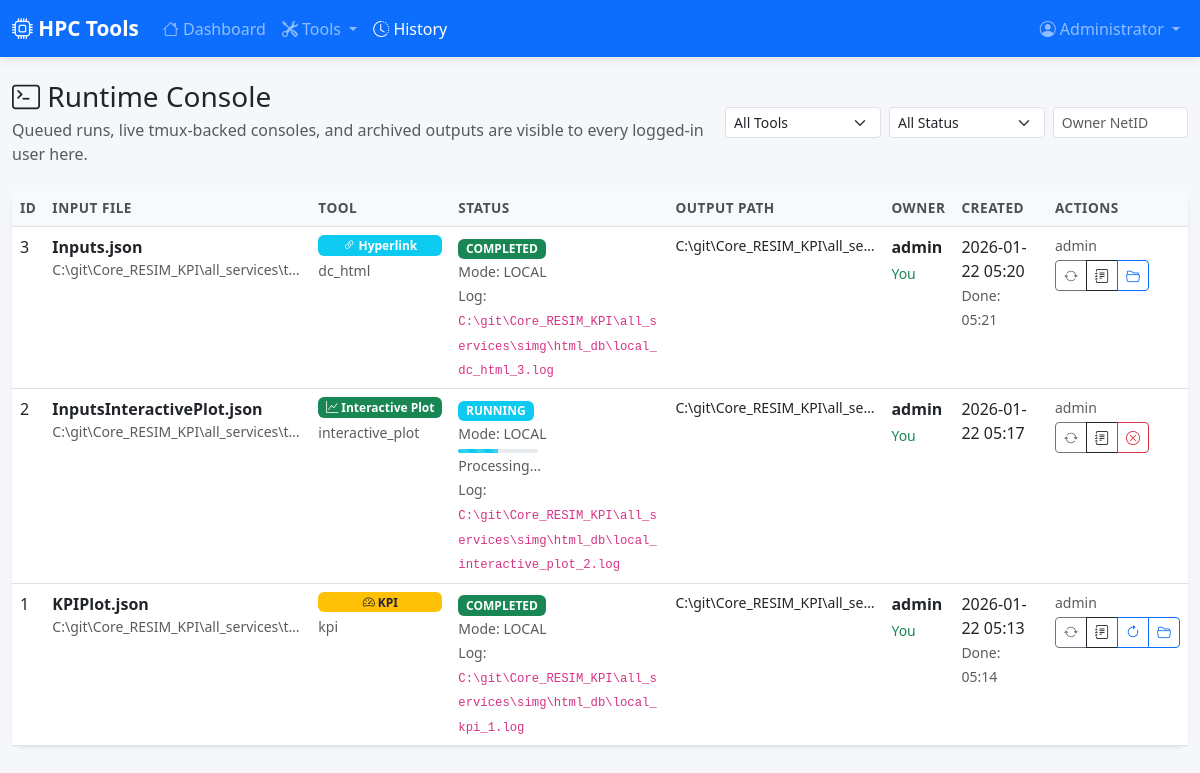
Page /html/history (signed in) on the earlier database version.
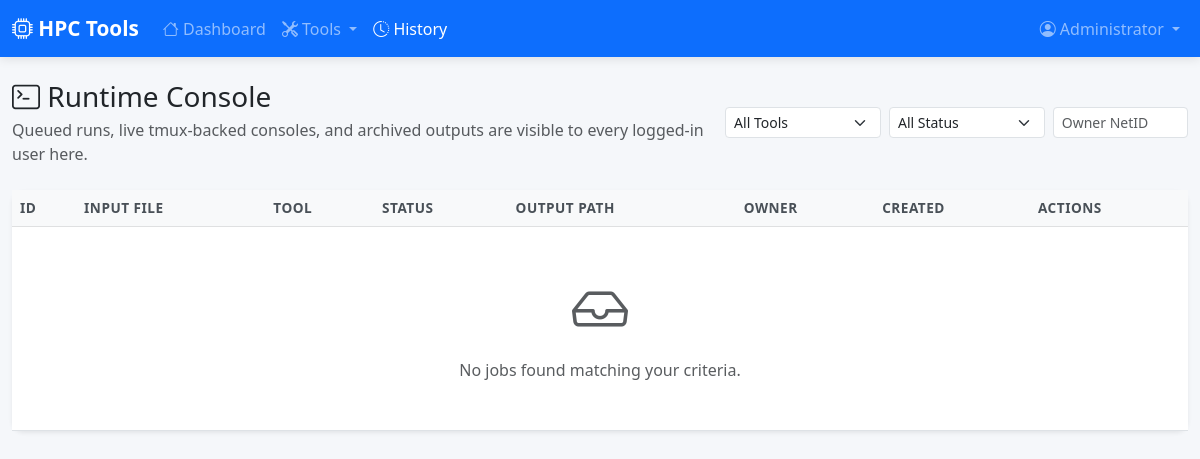
Same page on the later database version.
### models.py (models this page shows, shortened)
class JobHistory(db.Model):
    __tablename__ = 'job_history'
    id = db.Column(db.Integer, primary_key=True)
    user_id = db.Column(db.Integer, db.ForeignKey('users.id'), nullable=False)
    tool_name = db.Column(db.String(50), nullable=False, index=True)
    input_path = db.Column(db.String(500), nullable=False)
    input_filename = db.Column(db.String(255))  # Extracted HDF filename for display
    output_path = db.Column(db.String(500))
    slurm_job_id = db.Column(db.String(50), index=True)
    status = db.Column(db.String(20), default='QUEUED', index=True)
    output_log_path = db.Column(db.String(500))
    error_message = db.Column(db.Text)
    parameters = db.Column(db.JSON)  # Store additional parameters as JSON
    created_at = db.Column(db.DateTime, default=datetime.utcnow, index=True)
    started_at = db.Column(db.DateTime)
    completed_at = db.Column(db.DateTime)

class User(UserMixin, db.Model):
    __tablename__ = 'users'
    id = db.Column(db.Integer, primary_key=True)
    net_id = db.Column(db.String(50), unique=True, nullable=False, index=True)
    name = db.Column(db.String(100), nullable=False)
    password_hash = db.Column(db.String(256), nullable=False)
    role = db.Column(db.String(20), default='user')  # 'user', 'admin'
    created_at = db.Column(db.DateTime, default=datetime.utcnow)
    last_login = db.Column(db.DateTime)
    cluster_password_ciphertext = db.Column(db.Text)
    cluster_password_updated_at = db.Column(db.DateTime)
    is_active = db.Column(db.Boolean, default=True)
    jobs = db.relationship('JobHistory', backref='user', lazy='dynamic')
    chat_sessions = db.relationship('ChatSession', backref='user', lazy='dynamic')
    hyperlink_saved_pairs = db.relationship('HyperlinkSavedPair', backref='owner', lazy='dynamic')

### app.py (the view)
@app.route('/html/history')
@login_required
def job_history():
    page = request.args.get('page', 1, type=int)
    tool_filter = request.args.get('tool', '')
    status_filter = request.args.get('status', '')
    owner_filter = (request.args.get('owner') or '').strip()
    query = JobHistory.query
    if tool_filter:
        query = query.filter_by(tool_name=tool_filter)
    if status_filter:
        query = query.filter_by(status=status_filter)
    if owner_filter:
        query = query.join(User).filter(User.net_id.ilike(f'%{owner_filter}%'))
    jobs = query.order_by(JobHistory.created_at.desc())\
        .paginate(page=page, per_page=20)
    for job in jobs.items:
        _sync_runtime_job(job)
    return render_template('history.html',
                         jobs=jobs,
                         tool_filter=tool_filter,
                         status_filter=status_filter,
                         owner_filter=owner_filter)

### app.py (called while the page is built, shortened)
@app.context_processor
def _inject_asset_helpers():
    return {'asset_url': _asset_url}

def _cluster_auth_enabled() -> bool:
    auth_mode = (os.environ.get('HPC_TOOLS_AUTH_MODE') or 'auto').strip().lower()
    return auth_mode == 'cluster' or (auth_mode == 'auto' and slurm_is_available())

def _default_admin_disabled() -> bool:
    raw = (os.environ.get('HPC_TOOLS_DISABLE_DEFAULT_ADMIN') or '').strip().lower()
    if raw in {'1', 'true', 'yes', 'y', 'on'}:
        return True
    return _cluster_auth_enabled()

def _user_is_disabled(user) -> bool:
    return getattr(user, 'is_active', True) is False

@login_manager.user_loader
def load_user(user_id):
    return User.query.get(int(user_id))

def _hyperlink_reap_stale_sessions(force: bool = False) -> None:
    global _HYPERLINK_LAST_REAP_AT
    now = time.time()
    if not force and now - _HYPERLINK_LAST_REAP_AT < 60:
        return

def _sync_runtime_job(job: JobHistory):
    runtime_job_id = ((job.parameters or {}).get('runtime_job_id') if job.parameters else None)
    if not runtime_job_id:
        return None

### utils.py (called while the page is built)
def slurm_is_available() -> bool:
    return (shutil.which('sbatch') is not None) or (shutil.which('srun') is not None)

### templates/history.html (shortened to what the changed rows need)
{% extends "base.html" %}
{% block content %}
<div class="container-fluid py-4">
    <div class="card shadow-sm">
        <div class="card-body p-0">
            <div class="table-responsive">
                <table class="table table-hover mb-0">
                    <thead class="table-light">
                        <tr>
                            <th>ID</th>
                            <th>Input File</th>
                            <th>Tool</th>
                            <th>Status</th>
                            <th>Output Path</th>
                            <th>Owner</th>
                            <th>Created</th>
                            <th>Actions</th>
                        </tr>
                    </thead>
                    <tbody>
                        {% for job in jobs.items %}
                        {% set job_parameters = job.parameters or {} %}
                        {% set runtime_console = job_parameters.get('runtime_console') or {} %}
                        {% set execution_label = job_parameters.get('execution_label') or job.tool_name %}
                        <tr data-job-id="{{ job.id }}">
                            <td>{{ job.id }}</td>
                            <td>
                                <div class="d-flex flex-column">
                                    <strong>{{ job.input_filename or job.input_path.split('/')[-1] }}</strong>
                                    <small class="text-muted text-truncate" style="max-width: 250px;" title="{{ job.input_path }}">
                                        {{ job.input_path }}
                                    </small>
                                </div>
                            </td>
                            <td>
                                <div class="d-flex flex-column gap-1">
                                {% if job.tool_name == 'interactive_plot' %}
                                    <span class="badge bg-success"><i class="bi bi-graph-up"></i> Interactive Plot</span>
                                {% elif job.tool_name == 'kpi' %}
                                    <span class="badge bg-warning text-dark"><i class="bi bi-speedometer2"></i> KPI</span>
                                {% elif job.tool_name == 'resim_run' %}
                                    <span class="badge bg-primary"><i class="bi bi-arrow-repeat"></i> Resim Run</span>
                                {% else %}
                                    <span class="badge bg-info"><i class="bi bi-link-45deg"></i> Hyperlink</span>
                                {% endif %}
                                    <small class="text-muted">{{ execution_label }}</small>
                                </div>
                            </td>
                            <td>
                                <span class="badge
                                    {% if job.status == 'COMPLETED' %}bg-success
                                    {% elif job.status == 'RUNNING' %}bg-info
                                    {% elif job.status == 'QUEUED' or job.status == 'SUBMITTED' or job.status == 'PENDING' %}bg-warning text-dark
                                    {% elif job.status == 'FAILED' %}bg-danger
                                    {% else %}bg-secondary{% endif %}"
                                    data-job-status="{{ job.id }}">
                                    {{ job.status }}
                                </span>
                                <br>
                                <small class="text-muted">
                                    Mode:
                                    {% if runtime_console.get('tmux_session_name') %}
                                        TMUX / SLURM
                                    {% elif job.slurm_job_id %}
                                        SLURM
                                    {% else %}
                                        LOCAL
                                    {% endif %}
                                </small>
                                {% if job.status in ['RUNNING', 'QUEUED', 'SUBMITTED', 'PENDING'] %}
                                <div class="progress mt-1" style="height: 4px; width: 80px;">
                                    <div class="progress-bar {% if job.status == 'RUNNING' %}progress-bar-striped progress-bar-animated bg-info{% else %}bg-warning{% endif %}"
                                         role="progressbar" style="width: 50%;"
                                         data-job-progress="{{ job.id }}"></div>
                                </div>
                                <small class="text-muted job-progress-text" data-job-progress-text="{{ job.id }}">{{ job_parameters.get('runtime_status_detail') or ('Processing...' if job.status == 'RUNNING' else 'Waiting in queue...') }}</small>
                                {% endif %}
                                {% if job.output_log_path %}
                                <br>
                                <small class="text-muted">
                                    Log: <code class="text-break">{{ job.output_log_path|host_path }}</code>
                                </small>
                                {% endif %}
                            </td>
                            <td>
                                {% if job.output_path %}
                                <small class="text-truncate d-block" style="max-width: 200px;" title="{{ job.output_path }}">
                                    {{ job.output_path }}
                                </small>
                                {% set runtime_artifacts = job.parameters.get('runtime_artifacts') if job.parameters else [] %}
                                {% else %}
                                <small class="text-muted">-</small>
                                {% endif %}
                            </td>
                            <td>
                                <div class="d-flex flex-column gap-1">
                                    <strong>{{ job.user.net_id if job.user else (job.parameters.get('requested_by') if job.parameters else 'unknown') }}</strong>
                                    {% if job.user_id == current_user.id %}
                                    <small class="text-success">You</small>
                                    {% endif %}
                                </div>
                            </td>
                            <td>
                                {{ job.created_at.strftime('%Y-%m-%d %H:%M') }}
                                {% if job.completed_at %}
                                <br><small class="text-muted">Done: {{ job.completed_at.strftime('%H:%M') }}</small>
                                {% endif %}
                            </td>
                            <td>
                                <small class="text-muted d-block mb-1">{{ job.user.net_id if job.user else (job.parameters.get('requested_by') if job.parameters else 'unknown') }}</small>
                                <div class="btn-group btn-group-sm">
                                    <button class="btn btn-outline-secondary" data-action="refresh" data-job-id="{{ job.id }}" title="Refresh status">
                                        <i class="bi bi-arrow-repeat"></i>
                                    </button>
                                    <a href="{{ url_for('view_job_log', job_id=job.id) }}" class="btn btn-outline-dark" title="Open log / runtime console">
                                        <i class="bi bi-journal-text"></i>
                                    </a>
                                    {% if job.status not in ['QUEUED', 'RUNNING', 'SUBMITTED', 'PENDING'] and (job.tool_name in ['kpi', 'interactive_plot', 'hyperlink_tool'] or job_parameters.get('paths')) %}
                                    <button class="btn btn-outline-primary" data-action="rerun" data-job-id="{{ job.id }}" title="Re-trigger job">
                                        <i class="bi bi-arrow-clockwise"></i>
                                    </button>
                                    {% endif %}
                                    {% if job.output_path and job.status == 'COMPLETED' %}
                                    <a href="{{ url_for('view_job_output', job_id=job.id) }}"
                                       class="btn btn-outline-primary" title="View Output">
                                        <i class="bi bi-folder2-open"></i>
                                    </a>
                                    {% endif %}
                                    {% if job.status in ['QUEUED', 'RUNNING', 'SUBMITTED', 'PENDING'] and (job.user_id == current_user.id or current_user.role == 'admin') %}
                                    <button class="btn btn-outline-danger" data-action="cancel" data-job-id="{{ job.id }}" title="Cancel">
                                        <i class="bi bi-x-circle"></i>
                                    </button>
                                    {% endif %}
                                </div>
                            </td>
                        </tr>
                        {% else %}
                        <tr>
                            <td colspan="8" class="text-center text-muted py-5">
                                <i class="bi bi-inbox display-4 d-block mb-3"></i>
                                No jobs found matching your criteria.
                            </td>
                        </tr>
                        {% endfor %}
                    </tbody>
                </table>
            </div>
        </div>
    </div>
</div>
{% endblock %}

Differences in the rows shown:
removed JobHistory: id "3", input_filename "Inputs.json", input_path "C:\\git\\Core_RESIM_KPI\\all_services\\t…", shows "Hyperlink", tool_name "dc_html", status "COMPLETED", shows "LOCAL", output_log_path|host_path "C:\\git\\Core_RESIM_KPI\\all_services\\simg\\html_db\\local_dc_html_3.log", output_path "C:\\git\\Core_RESIM_KPI\\all_se…", user "admin", shows "You", created_at "2026-01-22 05:20", completed_at "05:21"
removed JobHistory: id "2", input_filename "InputsInteractivePlot.json", input_path "C:\\git\\Core_RESIM_KPI\\all_services\\t…", shows "Interactive Plot", tool_name "interactive_plot", status "RUNNING", shows "LOCAL", get "Processing...", output_log_path|host_path "C:\\git\\Core_RESIM_KPI\\all_services\\simg\\html_db\\local_interactive_plot_2.log", output_path "C:\\git\\Core_RESIM_KPI\\all_se…", user "admin", shows "You", created_at "2026-01-22 05:17"
removed JobHistory: id "1", input_filename "KPIPlot.json", input_path "C:\\git\\Core_RESIM_KPI\\all_services\\t…", tool_name "kpi", status "COMPLETED", shows "LOCAL", output_log_path|host_path "C:\\git\\Core_RESIM_KPI\\all_services\\simg\\html_db\\local_kpi_1.log", output_path "C:\\git\\Core_RESIM_KPI\\all_se…", user "admin", shows "You", created_at "2026-01-22 05:13", completed_at "05:14"
Other differences:
text now shown: "No jobs found matching your criteria."
